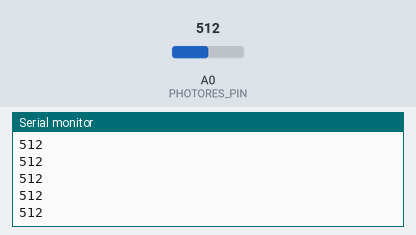
Simulated run of this sketch. Board: Arduino Uno, built with avr-gcc and run on an emulated ATmega328P. Parts: the last lines printed to the serial monitor. Inputs (shaded band) come from the test bench; at power-on: A0 (PHOTORES_PIN) = 512.

Above: at 1.2 s.
1.3 s: A0 (PHOTORES_PIN) set to 716
At 1.56 s:
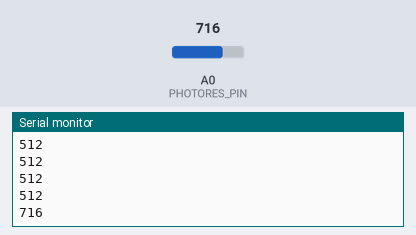
2.8 s: A0 (PHOTORES_PIN) set to 900
At 2.96 s:
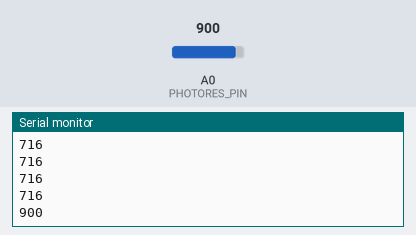
Timing chart, 0 to 5.8 s (numbered marks = the images above; inputs shaded):
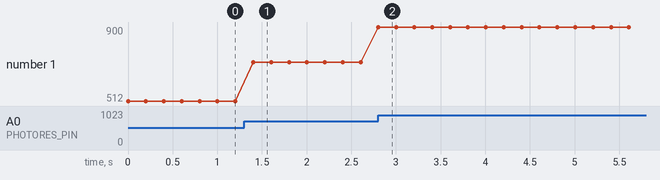

Measured:
- after the input at 1.3 s, the serial monitor: prints a new line after 0.10 s (image 1)
- after the input at 2.8 s, the serial monitor: prints a new line at once (image 2)
- plotted number 1: 512 → 716 after the input at 1.3 s, 716 → 900 after the input at 2.8 s

The sketch:

sensor_test_photores.ino
```cpp
#define PHOTORES_PIN A0
#define FREQ 5
#define PERIOD 1000/FREQ

void setup(){
  pinMode(PHOTORES_PIN, INPUT);
  Serial.begin(9600);
}

void loop(){
  int value = analogRead(PHOTORES_PIN);
  Serial.println(value);
  delay(PERIOD);
};
```
